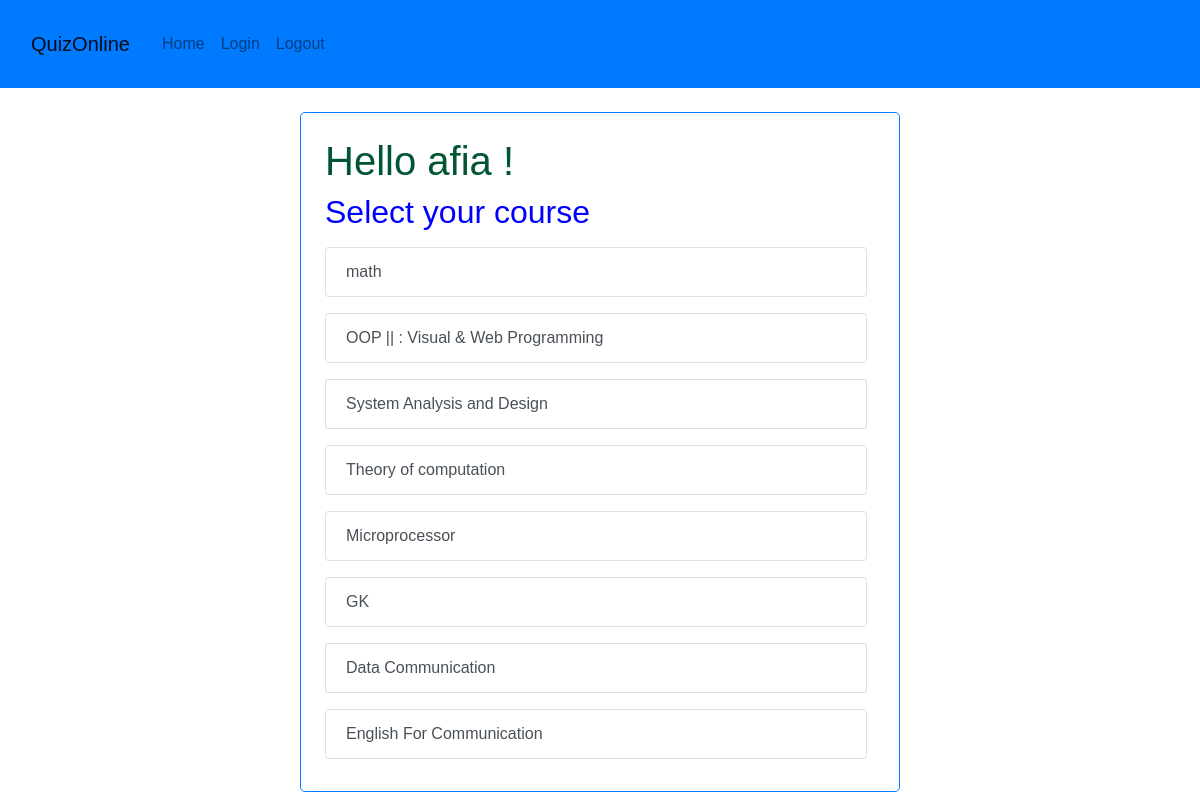
The app's page / (signed in) with its own data.
### questions/models.py (models this page shows, shortened)
class Course(models.Model):
    course_name = models.CharField(max_length=100)

### questions/views.py (the view)
# urls.py: path('', home, name="home"),
@login_required(login_url='/accounts/login')
def home(request):
    courses = Course.objects.all()
    context = {'courses': courses}
    return render(request, 'home.html', context)

### templates/home.html (shortened to what this page needs)
{% extends 'base.html' %}
{% load static %}
        {% block content %}
        <h1>
            Hello {{ user.username }} !
        </h1>
        <h2>
            Select your course
        </h2>
            {% for course in courses %}
                <div class = "list-group">
                    <a href="/{{course.id}}"  class="list-group-item list-group-item-action">{{ course.course_name }}</a>
                </div>
            {% endfor %}
        {% endblock %}

### static/styles.css (style rules this page uses)
* { box-sizing: border-box; color: blue; }
body { margin: 0; font-family: Arial, Helvetica, sans-serif; background-color: white; }
h1 { color: #005532; }
form, div { padding: 8px; }

### records on screen
Course: course_name "math"
Course: course_name "OOP || : Visual & Web Programming"
Course: course_name "System Analysis and Design"
Course: course_name "Theory of computation"
Course: course_name "Microprocessor"
Course: course_name "GK"
Course: course_name "Data Communication"
Course: course_name "English For Communication"

### other values on screen
{{ user.username }} "afia"
